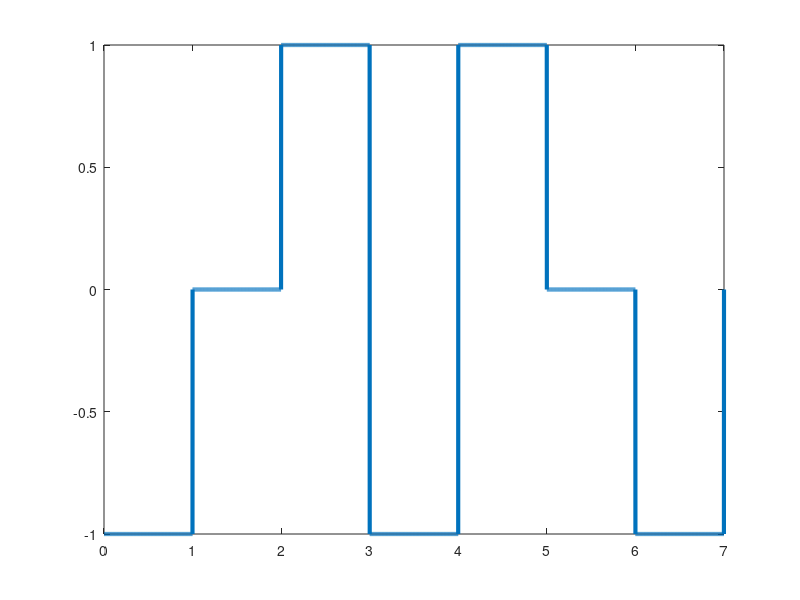

The MATLAB source for this figure:
clear all;
close all;
clc;

bits = [1 0 1 1 1 0 1];
bitrate = 1;
n = 1000;
T = length(bits)/bitrate;
N = n*length(bits);
dt = T/N;
t = 0:dt:T;
x = zeros(1,length(t));
lastbit = 1;
for i=1:length(bits)
  if bits(i)==1
    x((i-1)*n+1:i*n) = -lastbit;
    lastbit = -lastbit;
  endif
endfor
plot(t, x, 'Linewidth', 3);
counter = 0;
lastbit = 1;
for i = 1:length(t)
  if t(i)>counter
    counter = counter + 1;
    if x(i)==-lastbit
      result(counter) = 1;
      lastbit = -lastbit;
    else result(counter) = 0;
    endif
  endif
endfor
disp('AMI Decoding:');
disp(result);